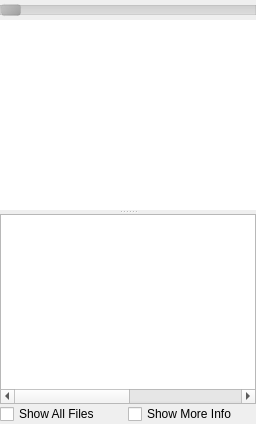
<?xml version="1.0" encoding="UTF-8"?>
<ui version="4.0">
 <class>snapshotBrowser</class>
 <widget class="QWidget" name="snapshotBrowser">
  <property name="sizePolicy">
   <sizepolicy hsizetype="Preferred" vsizetype="Ignored">
    <horstretch>0</horstretch>
    <verstretch>0</verstretch>
   </sizepolicy>
  </property>
  <layout class="QGridLayout" name="gridLayout">
   <property name="margin">
    <number>0</number>
   </property>
   <property name="spacing">
    <number>0</number>
   </property>
   <item row="0" column="0" colspan="2">
    <widget class="QSlider" name="imagesSlider">
     <property name="styleSheet">
      <string notr="true">QSlider::groove:horizontal {
    border: 1px solid rgba(128, 128, 128, 40);
    height: 8px;
    background: qlineargradient(x1:0, y1:0, x2:0, y2:1, stop:0 rgba(128, 128, 128, 75), stop:1  rgba(128, 128, 128, 40));
    margin: 2px 0;
}

QSlider::handle:horizontal {
    background: qlineargradient(x1:0, y1:0, x2:1, y2:1, stop:0 rgba(128, 128, 128, 40), stop:1 rgba(128, 128, 128, 175));
    border: 1px solid rgba(128, 128, 128, 40);
    width: 18px;
    margin: -2px 0;
    border-radius: 3px;
}</string>
     </property>
     <property name="maximum">
      <number>1</number>
     </property>
     <property name="pageStep">
      <number>1</number>
     </property>
     <property name="tracking">
      <bool>true</bool>
     </property>
     <property name="orientation">
      <enum>Qt::Horizontal</enum>
     </property>
     <property name="tickPosition">
      <enum>QSlider::TicksAbove</enum>
     </property>
    </widget>
   </item>
   <item row="1" column="0" colspan="2">
    <widget class="QSplitter" name="splitter">
     <property name="orientation">
      <enum>Qt::Vertical</enum>
     </property>
     <widget class="QGraphicsView" name="previewGraphicsView">
      <property name="frameShape">
       <enum>QFrame::NoFrame</enum>
      </property>
      <property name="verticalScrollBarPolicy">
       <enum>Qt::ScrollBarAlwaysOff</enum>
      </property>
      <property name="horizontalScrollBarPolicy">
       <enum>Qt::ScrollBarAlwaysOff</enum>
      </property>
      <property name="renderHints">
       <set>QPainter::Antialiasing|QPainter::HighQualityAntialiasing|QPainter::SmoothPixmapTransform|QPainter::TextAntialiasing</set>
      </property>
      <property name="optimizationFlags">
       <set>QGraphicsView::DontAdjustForAntialiasing|QGraphicsView::DontSavePainterState</set>
      </property>
     </widget>
     <widget class="QTreeWidget" name="filesTreeWidget">
      <property name="styleSheet">
       <string notr="true">QTreeView::item {
	padding: 2px;
}
QTreeView::item:selected:active{
	background: qlineargradient(spread:pad, x1:0, y1:0, x2:1, y2:0, stop:0 rgba(82, 133, 166, 255), stop:1 rgba(82, 133, 166, 255));
    border: 1px solid transparent;
}
QTreeView::item:selected:!active {
	background: qlineargradient(spread:pad, x1:0, y1:0, x2:1, y2:0, stop:0 rgba(82, 133, 166, 255), stop:1 rgba(82, 133, 166, 255));
    border: 1px solid transparent;
}
</string>
      </property>
      <property name="alternatingRowColors">
       <bool>true</bool>
      </property>
      <property name="headerHidden">
       <bool>true</bool>
      </property>
      <column>
       <property name="text">
        <string notr="true">Snapshot / Type / Name:</string>
       </property>
      </column>
      <column>
       <property name="text">
        <string>Size:</string>
       </property>
      </column>
      <column>
       <property name="text">
        <string>Path:</string>
       </property>
      </column>
      <column>
       <property name="text">
        <string>Repo:</string>
       </property>
      </column>
      <column>
       <property name="text">
        <string>Base Type:</string>
       </property>
      </column>
     </widget>
    </widget>
   </item>
   <item row="2" column="0">
    <widget class="QCheckBox" name="showAllCheckBox">
     <property name="text">
      <string>Show All Files</string>
     </property>
    </widget>
   </item>
   <item row="2" column="1">
    <widget class="QCheckBox" name="showMoreInfoCheckBox">
     <property name="text">
      <string>Show More Info</string>
     </property>
    </widget>
   </item>
  </layout>
 </widget>
 <tabstops>
  <tabstop>imagesSlider</tabstop>
 </tabstops>
 <resources/>
 <connections/>
</ui>
